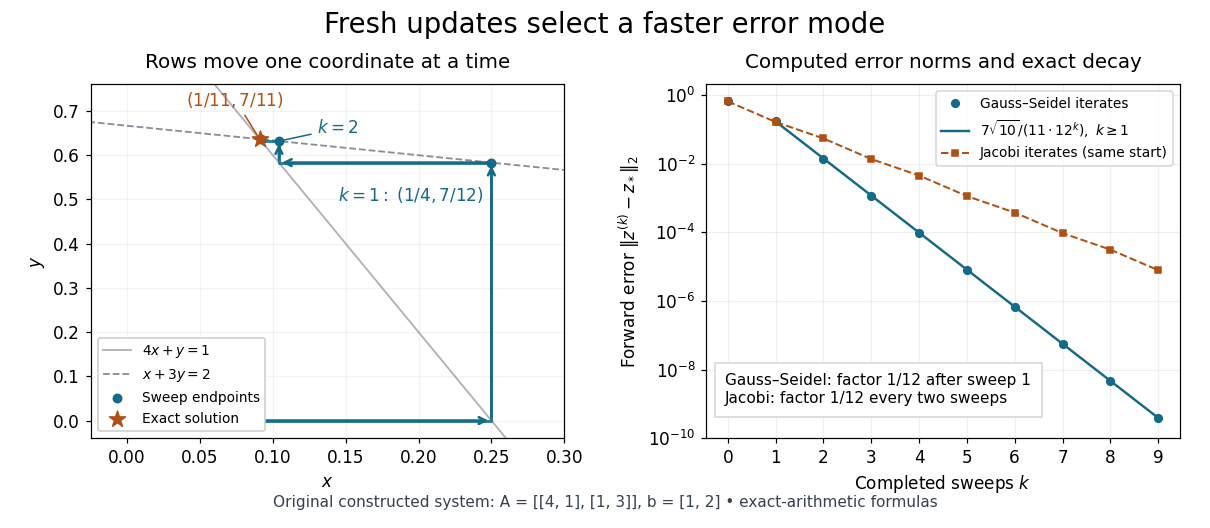

The script that drew this image:
"""Draw original exact-system trajectory and contraction; PNG goes to the CWD.

Tested with Python 3.14, matplotlib 3.10.7, and numpy 2.3.5.
"""

from pathlib import Path

import matplotlib.pyplot as plt
import numpy as np


def main():
    plt.rcParams.update({"font.family": "DejaVu Sans", "font.size": 11})
    a = np.array([[4.0, 1.0], [1.0, 3.0]])
    b = np.array([1.0, 2.0])
    solution = np.linalg.solve(a, b)
    gs, jacobi = [np.zeros(2)], [np.zeros(2)]
    row_path = [gs[0].copy()]
    for _ in range(9):
        x_new = (1 - gs[-1][1]) / 4
        row_path.append(np.array([x_new, gs[-1][1]]))
        y_new = (2 - x_new) / 3
        gs.append(np.array([x_new, y_new]))
        row_path.append(gs[-1].copy())
        jacobi.append(np.array([(1 - jacobi[-1][1]) / 4, (2 - jacobi[-1][0]) / 3]))
    gs, jacobi, row_path = np.array(gs), np.array(jacobi), np.array(row_path)
    k = np.arange(len(gs))
    gs_error = np.linalg.norm(gs - solution, axis=1)
    jacobi_error = np.linalg.norm(jacobi - solution, axis=1)
    # An independent formula checks the plotted direct row updates.
    np.testing.assert_allclose(gs_error[1:], 7 * np.sqrt(10) / (11 * 12.0 ** k[1:]),
                               rtol=3e-6, atol=1e-16)
    blue, orange, gray = "#146b88", "#b05012", "#6b7280"
    fig, (ax, err) = plt.subplots(1, 2, figsize=(11, 4.8), dpi=110, facecolor="white")
    fig.suptitle("Fresh updates select a faster error mode", fontsize=18, y=0.98)
    ax.set_title("Rows move one coordinate at a time", fontsize=13, pad=11)
    x = np.linspace(-0.04, 0.30, 250)
    ax.plot(x, 1 - 4*x, color=gray, alpha=0.55, linewidth=1.2, label=r"$4x+y=1$")
    ax.plot(x, (2 - x)/3, color=gray, linestyle="--", alpha=0.8, linewidth=1.2,
            label=r"$x+3y=2$")
    ax.plot(row_path[:7, 0], row_path[:7, 1], color=blue, linewidth=2, alpha=0.85)
    for start, end in zip(row_path[:4], row_path[1:5]):
        ax.annotate("", xy=end, xytext=start,
                    arrowprops={"arrowstyle": "->", "color": blue, "lw": 1.7})
    ax.scatter(gs[:4, 0], gs[:4, 1], color=blue, s=30, zorder=4, label="Sweep endpoints")
    ax.scatter(*solution, marker="*", color=orange, s=120, zorder=5, label="Exact solution")
    ax.annotate(r"$k=0$", gs[0], xytext=(5, 8), textcoords="offset points")
    ax.annotate(r"$k=1:\ (1/4,7/12)$", gs[1], xytext=(-5, -25),
                textcoords="offset points", ha="right", color=blue)
    ax.annotate(r"$k=2$", gs[2], xytext=(25, 5), textcoords="offset points", color=blue,
                arrowprops={"arrowstyle": "-", "color": blue})
    ax.annotate(r"$(1/11,7/11)$", solution, xytext=(-48, 22), textcoords="offset points",
                color=orange, arrowprops={"arrowstyle": "-", "color": orange})
    ax.set(xlim=(-0.025, 0.30), ylim=(-0.04, 0.76), xlabel=r"$x$", ylabel=r"$y$")
    ax.legend(loc="lower left", fontsize=9, framealpha=1)
    ax.grid(alpha=0.15)
    err.set_title("Computed error norms and exact decay", fontsize=13, pad=11)
    err.semilogy(k, gs_error, "o", color=blue, markersize=5, label="Gauss–Seidel iterates")
    err.semilogy(k[1:], 7*np.sqrt(10)/(11*12.0**k[1:]), "-", color=blue,
                 linewidth=1.6, label=r"$7\sqrt{10}/(11\cdot12^k),\ k\geq1$")
    err.semilogy(k, jacobi_error, "s--", color=orange, markersize=4, linewidth=1.3,
                 label="Jacobi iterates (same start)")
    err.text(0.04, 0.10, "Gauss–Seidel: factor 1/12 after sweep 1\n"
             "Jacobi: factor 1/12 every two sweeps", transform=err.transAxes,
             fontsize=10, bbox={"facecolor": "white", "edgecolor": "#d1d5db", "pad": 7})
    err.set(xlabel=r"Completed sweeps $k$", ylabel=r"Forward error $\|z^{(k)}-z_*\|_2$",
            xticks=np.arange(0, 10), ylim=(1e-10, 2))
    err.legend(loc="upper right", fontsize=9)
    err.grid(alpha=0.2, which="major")
    fig.subplots_adjust(left=0.075, right=0.975, bottom=0.17, top=0.84, wspace=0.30)
    fig.text(0.5, 0.04, "Original constructed system: A = [[4, 1], [1, 3]], b = [1, 2] • exact-arithmetic formulas",
             ha="center", fontsize=10, color="#374151")
    fig.savefig(Path(__file__).stem + ".png", facecolor="white", transparent=False)
    plt.close(fig)


if __name__ == "__main__":
    main()
